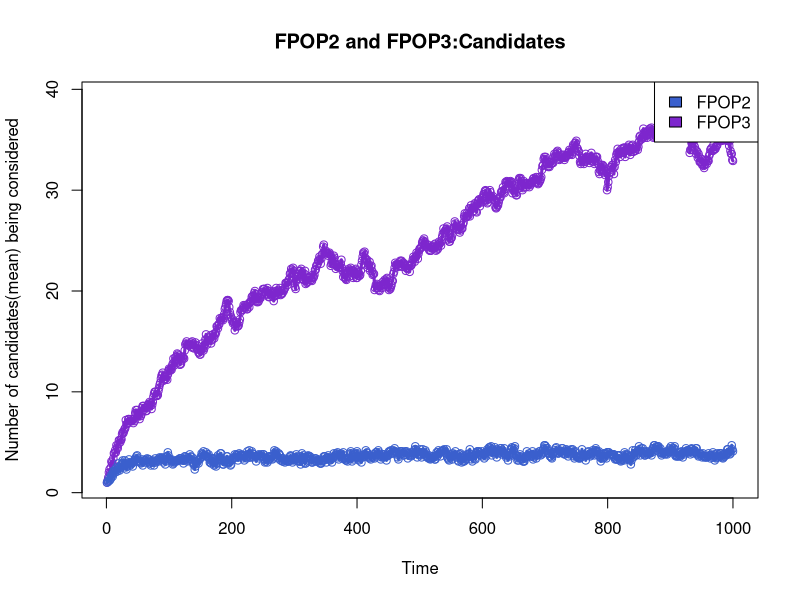

R code for this plot:
CandidatesFPOP2 <- readLines(con = 'FPOP2 Candidates  data1000 iter10.txt', n = -1)
CandidatesFPOP3 <- readLines(con = 'FPOP3 Candidates  data1000 iter10.txt', n = -1)


CandidatesFPOP2 <- strsplit(CandidatesFPOP2,split = ' ')
CandidatesFPOP3 <- strsplit(CandidatesFPOP3,split = ' ')

CandidatesFPOP2<- sapply(CandidatesFPOP2, FUN = function(x) {as.double(unlist(x))})
CandidatesFPOP3 <- sapply(CandidatesFPOP3, FUN = function(x) {as.double(unlist(x))})

png(filename = "Plot FPOP2 and FPOP3 Candidates comparison data1000.png",  width = 1500, height = 1000)

plot(CandidatesFPOP3, main = "FPOP2 and FPOP3:Candidates", xlab = "Time", ylab = "Number of candidates(mean) being considered", col = "purple3")
lines(CandidatesFPOP3, col= "purple3", lwd = 3)
points(CandidatesFPOP2, col= "royalblue3")
lines(CandidatesFPOP2, col= "royalblue3", lwd = 3)
##############
#   legend   #
##############
location = "topright"
labels = c("FPOP2","FPOP3")
colors = c("royalblue3", "purple3")
legend(location, labels, fill = colors)
dev.off()



